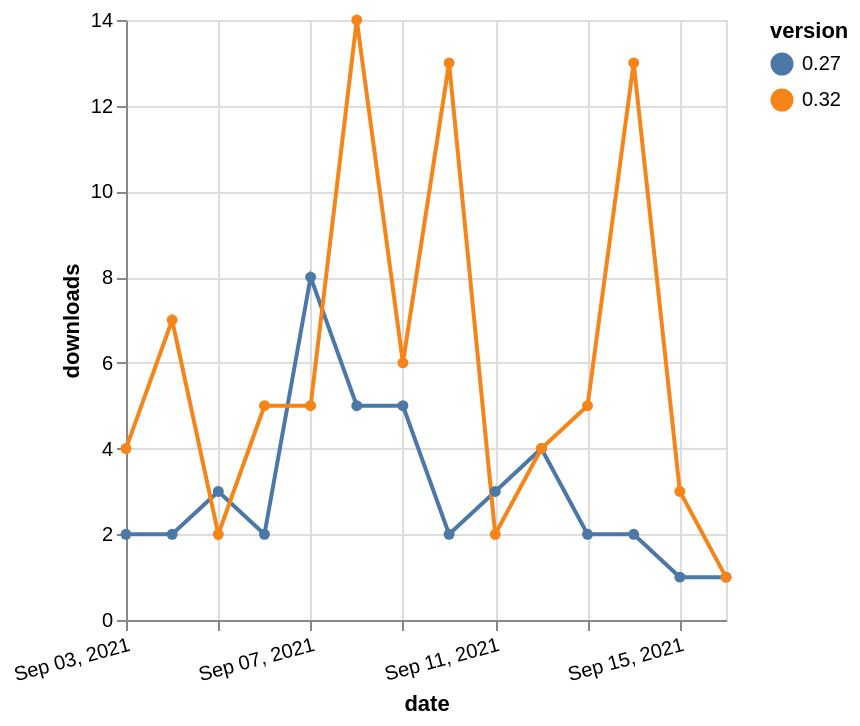

Write the Vega-Lite specification saved for this chart.
### Vega-Lite specification from a JSON file in a GitHub repository (floating-point values rounded to 4 significant figures)
{"$schema": "https://vega.github.io/schema/vega-lite/v5.json", "description": "A simple bar chart with embedded data.", "data": {"values": [{"date": "2021-09-03", "total": 4055, "delta": 2, "version": "0.27"}, {"date": "2021-09-04", "total": 4057, "delta": 2, "version": "0.27"}, {"date": "2021-09-05", "total": 4060, "delta": 3, "version": "0.27"}, {"date": "2021-09-06", "total": 4062, "delta": 2, "version": "0.27"}, {"date": "2021-09-07", "total": 4070, "delta": 8, "version": "0.27"}, {"date": "2021-09-08", "total": 4075, "delta": 5, "version": "0.27"}, {"date": "2021-09-09", "total": 4080, "delta": 5, "version": "0.27"}, {"date": "2021-09-10", "total": 4082, "delta": 2, "version": "0.27"}, {"date": "2021-09-11", "total": 4085, "delta": 3, "version": "0.27"}, {"date": "2021-09-12", "total": 4089, "delta": 4, "version": "0.27"}, {"date": "2021-09-13", "total": 4091, "delta": 2, "version": "0.27"}, {"date": "2021-09-14", "total": 4093, "delta": 2, "version": "0.27"}, {"date": "2021-09-15", "total": 4094, "delta": 1, "version": "0.27"}, {"date": "2021-09-16", "total": 4095, "delta": 1, "version": "0.27"}, {"date": "2021-09-03", "total": 4069, "delta": 4, "version": "0.32"}, {"date": "2021-09-04", "total": 4076, "delta": 7, "version": "0.32"}, {"date": "2021-09-05", "total": 4078, "delta": 2, "version": "0.32"}, {"date": "2021-09-06", "total": 4083, "delta": 5, "version": "0.32"}, {"date": "2021-09-07", "total": 4088, "delta": 5, "version": "0.32"}, {"date": "2021-09-08", "total": 4102, "delta": 14, "version": "0.32"}, {"date": "2021-09-09", "total": 4108, "delta": 6, "version": "0.32"}, {"date": "2021-09-10", "total": 4121, "delta": 13, "version": "0.32"}, {"date": "2021-09-11", "total": 4123, "delta": 2, "version": "0.32"}, {"date": "2021-09-12", "total": 4127, "delta": 4, "version": "0.32"}, {"date": "2021-09-13", "total": 4132, "delta": 5, "version": "0.32"}, {"date": "2021-09-14", "total": 4145, "delta": 13, "version": "0.32"}, {"date": "2021-09-15", "total": 4148, "delta": 3, "version": "0.32"}, {"date": "2021-09-16", "total": 4149, "delta": 1, "version": "0.32"}]}, "width": "container", "mark": {"type": "line", "point": {"filled": true}}, "encoding": {"x": {"field": "date", "type": "temporal", "timeUnit": "yearmonthdate", "title": "date", "axis": {"labelAngle": -15}}, "y": {"field": "delta", "type": "quantitative", "title": "downloads"}, "color": {"field": "version", "type": "nominal"}, "tooltip": {"field": "delta"}}}
